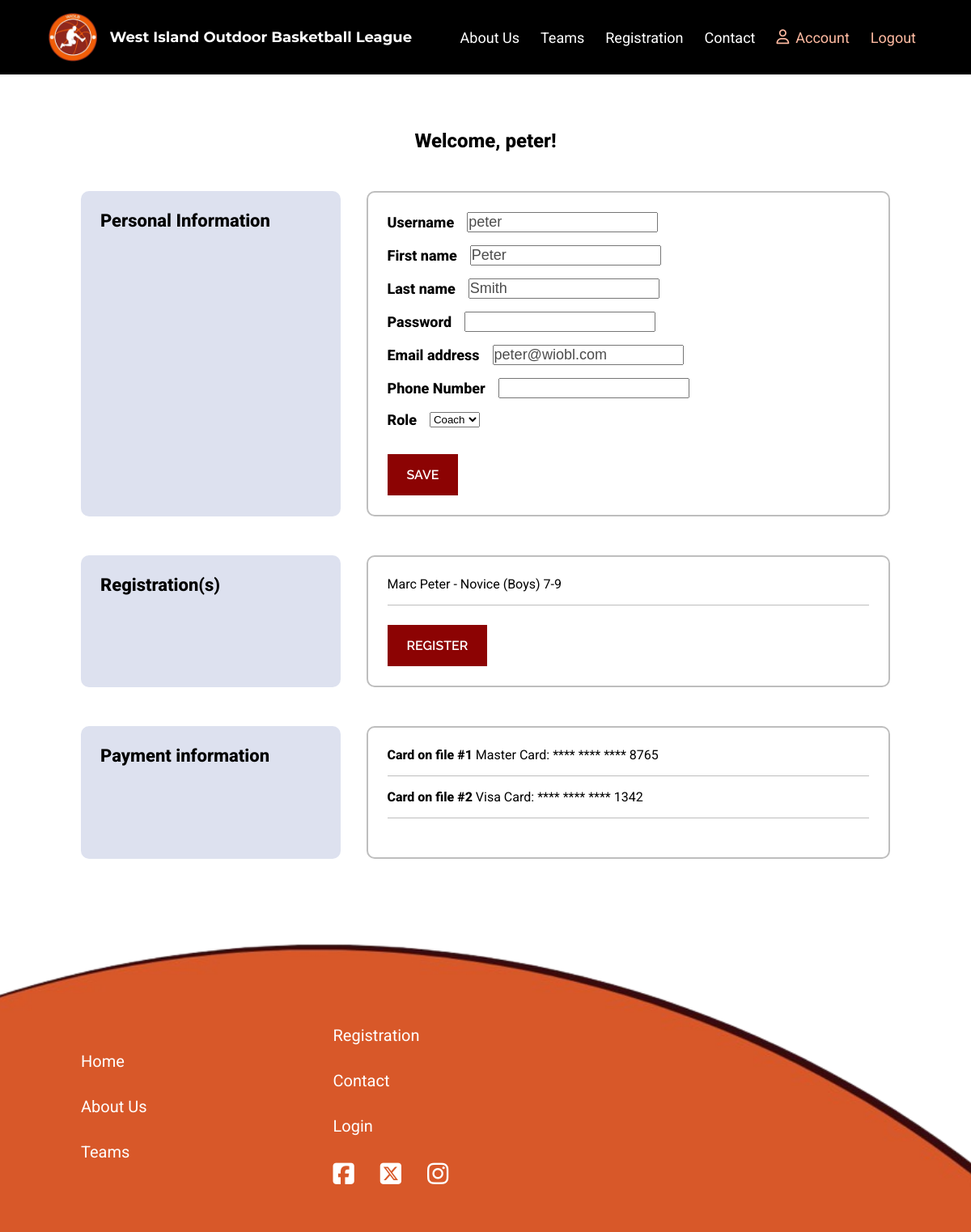
The page /wioblapp/account/4/ (signed in) on the database as committed earlier.
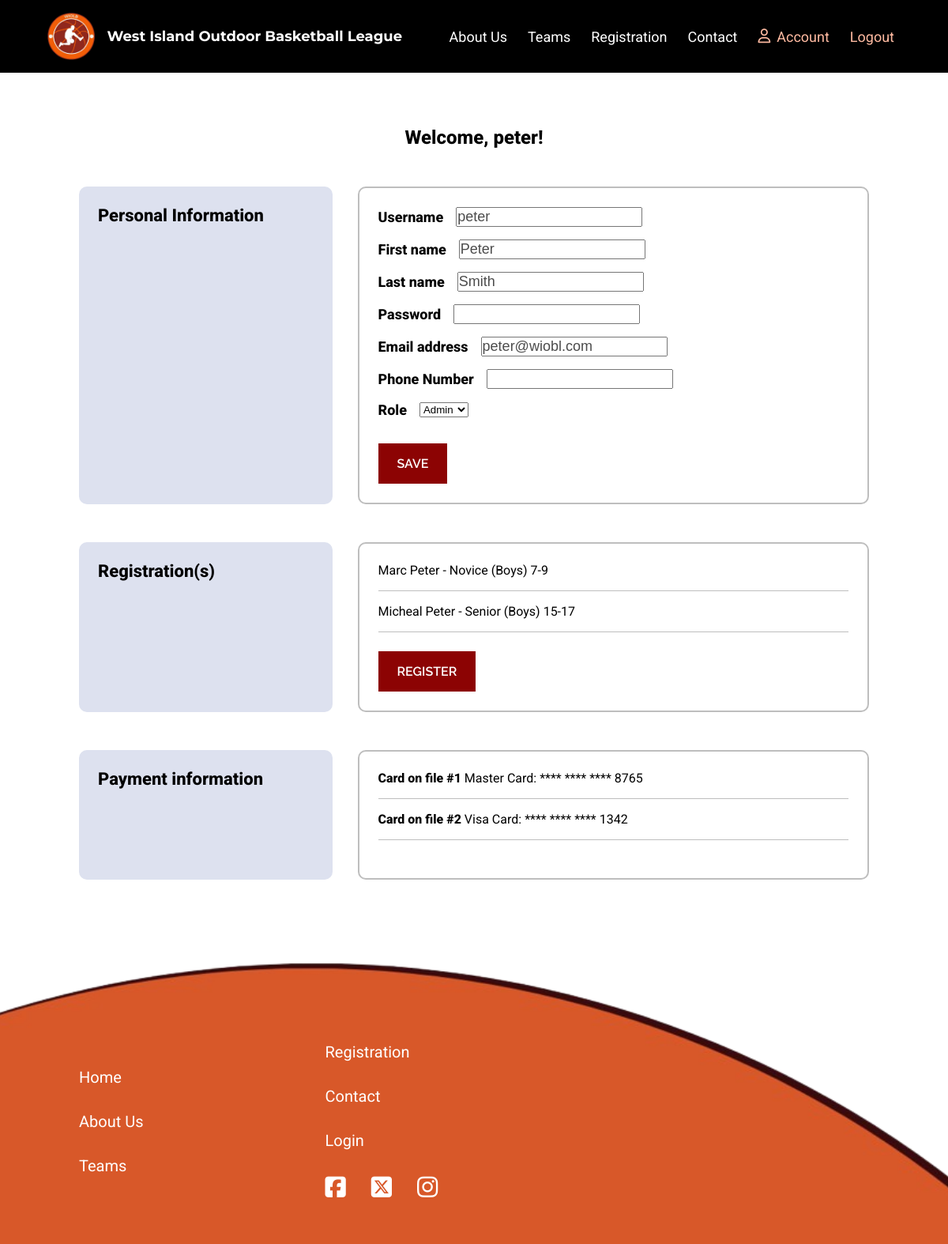
The same page on the database as committed later.
### wioblapp/models.py (models this page shows)
class UserAccount(AbstractUser):
    role = models.ForeignKey(Role, on_delete=models.RESTRICT, related_name="user_accounts", null=True, blank=True)
    bio = models.TextField("Bio", blank=True, null=True)
    phone = models.CharField("Phone Number", max_length=15,  blank=True, null=True)
    def __str__(self):
        return self.username

class Registration(models.Model):
    player = models.ForeignKey(Player, on_delete=models.CASCADE, related_name="registrations")
    reg_type = models.ForeignKey(RegistrationType, on_delete=models.CASCADE, related_name="registrations")
    address = models.CharField("Address", max_length=200)
    email = models.EmailField("Email Adress", max_length=254, blank=True, null=True)
    phone = models.CharField("Phone Number", max_length=15)
    uniform_size = models.CharField("Uniform Size", max_length=3)
    consent = models.BooleanField("Consent", default=False, null=False)
    volunteer = models.BooleanField("Volunteer", default=False)
    date_time = models.DateTimeField("Date", auto_now_add=True)
    message = models.TextField("Special Requests", blank=True, null=True)
    def __str__(self):
        return f"{self.player} - {self.reg_type}"

class Player(models.Model):
    related_account = models.ForeignKey(UserAccount, on_delete=models.CASCADE, related_name="players")
    team_name = models.ForeignKey(Team, on_delete=models.RESTRICT, related_name="players", blank=True, null=True)
    name = models.CharField("Name", max_length=50)
    dob = models.DateField("Date Of Birth")
    gender = models.CharField("Gender", max_length=20, blank=True, null=True)
    def __str__(self):
        return self.name

class RegistrationType(models.Model):
    reg_type = models.CharField("Registration Type", max_length=50, primary_key=True)
    description = models.CharField("Description", max_length=300)
    cost = models.IntegerField("Cost")
    def __str__(self):
        return str(self.reg_type)

### wioblapp/views.py (the view, shortened to what this page needs)
# urls.py: path("account/<int:account_id>/", views.member_account, name="member_account"),
@login_required(login_url="login")
def member_account(request, account_id):
    member = get_object_or_404(UserAccount, pk=account_id)
    players = Player.objects.filter(related_account=account_id)
    registrations = Registration.objects.filter(player__in=players)
    password = member.password
    try:
        player = Player.objects.filter(related_account=account_id).first()
    except Player.DoesNotExist:
        pass
    try:
        registration = Registration.objects.get(player=player)
    except Registration.DoesNotExist:
        pass
    if request.method == "GET":
        account_form = ModifyAccountForm(instance=member)
    context = {
        "account_form": account_form,
        "member": member,
        "players": players,
        "registrations": registrations,
    }
    return render(request, "member_account.html", context)

### wioblapp/forms.py
class ModifyAccountForm(forms.ModelForm):
    password = forms.CharField(label="Password", max_length=20, widget=forms.PasswordInput, required=True)
    phone = forms.CharField(label="Phone Number", required=False)
    class Meta:
        model = UserAccount
        fields = ["username", "first_name", "last_name", "password", "email", "phone", "role"]

### wioblapp/models.py (called while the page is built)
    def __str__(self):
        return self.name

### wioblapp/templates/member_account.html (shortened to what this page needs)
{% extends 'base.html' %}
{% load static %}
{% block content %}
    {% if request.user.is_authenticated %}
        <section class="account-info">
            <div class="container">
                <div class="profile-info">
                    <p>Welcome, {{ request.user }}!</p>
                </div>
                <div class="account-flex">
                    <div class="account-left">
                        <h3>Personal Information</h3>
                    </div>
                    <div class="account-right">
                        <div class="account-content">
                            <form action="{% url 'member_account' request.user.id %}" method="POST">
                                <div class="form">
                                    {% for field in account_form %}
                                        <div class="input-edit">
                                            <label for="{{ field.id_for_label }}">{{ field.label }}</label>
                                            {{ field }}
                                        </div>
                                    {% endfor %}
                                </div>
                                <div class="button-container">
                                    <button name="account_edit" class="action-button button" >Save</button>
                                </div>
                            </form>
                        </div>
                    </div>
                </div>
                <div class="account-flex">
                    <div class="account-left">
                        <h3>Registration(s)</h3>
                    </div>
                    <div class="account-right">
                        <div class=" account-content account-reg">
                            <div>
                                {% if registrations %}
                                <ul>
                                {% for registration in registrations %}
                                    <li>{{ registration }}</li>
                                {% endfor %}
                                </ul>
                                {% else %}
                                    <p>You don't have any registrations</p>
                                {% endif %}
                            </div>
                            <div class="button-container">
                                <a href="{% url 'registration' %}" class="action-button button">Register</a>
                            </div>
                        </div>
                    </div>
                </div>
                <div class="account-flex">
                    <div class="account-left">
                        <h3>Payment information</h3>
                    </div>
                    <div class="account-right">
                        <div class="account-content">
                            <ul>
                                <li><span>Card on file #1</span> Master Card: **** **** **** 8765</li>
                                <li><span>Card on file #2</span> Visa Card: **** **** **** 1342</li>
                            </ul>
                        </div>
                    </div>
                </div>
            </div>
        </section>
    {% endif %}
{% endblock %}

### wioblapp/templates/base.html (shortened to what this page needs)
{% load static %}
<!DOCTYPE html>
<html lang="en">
<head>
    <link rel="stylesheet" href="{% static 'style.css' %}">
    <link rel="stylesheet" href="https://cdnjs.cloudflare.com/ajax/libs/font-awesome/6.7.2/css/all.min.css"
 />
    <link rel="stylesheet" href="https://unpkg.com/leaflet@1.9.4/dist/leaflet.css"
/>
</head>
<body class="{% block body_class %}default-body{% endblock %}">
    <nav class="navbar">
        <div class="nav-container">
            <div class="nav-flex">
                <div class="logo">
                    <a href="{% url 'index' %}">
                        <img src="{% static 'images/logo.png' %}" alt="">
                        <h1>West Island outdoor basketball league</h1>
                    </a>
                </div>
                <div class="menu">
                    <ul class="menu-list" id="menu-list">
                        <li><a href="{% url 'about' %}">About us</a></li>
                        <li><a href="{% url 'teams' %}">Teams</a></li>
                        <li><a href="{% url 'registration' %}">Registration</a></li>
                        <li><a href="#">Contact</a></li>
                        {% if request.user.is_authenticated %}
                            <li>
                                <a class="orange-url account-url" href="{% url 'member_account' request.user.id %}">
                                    <i class="fa-regular fa-user"></i> Account
                                </a>
                            </li>
                            <li><a class="orange-url" href="{% url 'logout' %}">Logout</a></li>
                        {% else %}
                            <li><a class="orange-url" href="{% url 'sign-up' %}">Sign-up</a></li>
                            <li><a class="orange-url" href="{% url 'login' %}">Login</a></li>
                        {% endif %}
                    </ul>
                </div>
            </div>
        </div>
    </nav>
    <div>
        {% block content %}
        {% endblock %}
    </div>
    <footer class="{% block footer_class %}default-footer{% endblock %}">
        <div class="container">
            <div class="footer-flex">
                <ul class="footer-list">
                    <li><a href="{% url 'index' %}">Home</a></li>
                    <li><a href="{% url 'about' %}">About us</a></li>
                    <li><a href="{% url 'teams' %}">Teams</a></li>
                </ul>
                <ul class="footer-list">
                    <li><a href="{% url 'registration' %}">Registration</a></li>
                    <li><a href="#">Contact</a></li>
                    <li><a href="{% url 'login' %}">Login</a></li>
                    <ul class="social-media-icons">
                        <li><a href="#">
                                <i class="fa-brands fa-square-facebook"></i>
                            </a></li>
                        <li><a href="#">
                                <i class="fa-brands fa-square-x-twitter"></i>
                            </a></li>
                        <li><a href="#">
                                <i class="fa-brands fa-instagram"></i>
                            </a></li>
                    </ul>
                </ul>
            </div>
        </div>
    </footer>
</body>
</html>

### wiobl/static/style.css (style rules this page uses)
* { margin: 0; padding: 0; box-sizing: border-box; }
body { font-family: Roboto; }
section { padding: 48px 0; }
h1 { color: #ffffff; text-transform: capitalize; font-family: Montserrat; font-size: 18px; font-weight: 700; }
h3 { font-family: Roboto; font-size: 28px; font-weight: 400; }
.container { max-width: 1000px; width: 90%; margin-right: auto; margin-left: auto; }
.button { display: inline-block; padding: 16px 24px; font-size: 16px; font-weight: 600; font-family: Raleway; text-align: center; text-decoration: none; text-transform: uppercase; transition: background-color 0.3s ease, transform 0.3s ease; border: none; color: #FFFFFF; transition: 0.5s; }
.action-button { background-color: #8C0303; }
.navbar { padding: 16px 0; background-color: #000000; color: #ffffff; position: relative; }
.nav-container { max-width: 1500px; width: 90%; margin-right: auto; margin-left: auto; }
.nav-flex { display: flex; gap: 40px; justify-content: space-between; align-items: center; position: relative; }
.logo a { display: flex; align-items: center; gap: 16px; text-decoration: none; color: white; font-size: 24px; font-weight: bold; }
.logo img { height: 60px; }
.menu-list { list-style: none; display: flex; gap: 10px; align-items: center; justify-content: center; }
.menu a { text-decoration: none; color: white; font-size: 18px; display: block; padding: 4px 8px; border-radius: 3px; transition: 0.5s; text-transform: capitalize; text-align: center; }
.menu-list .orange-url { color: #ffbaa1; }
.menu-list .account-url { display: flex; gap: 8px; align-items: center; justify-content: center; }
footer { padding-top: 110px; padding-bottom: 24px; background-image: url("/static/images/footer-ball.png"); background-position: top; background-size: cover; }
.footer-flex { display: flex; gap: 230px; align-items: center; justify-content: start; }
footer ul { list-style: none; }
.footer-list li { margin-bottom: 32px; }
footer a { color: #ffffff; text-decoration: none; text-transform: capitalize; font-size: 20px; }
.social-media-icons { display: flex; gap: 32px; }
footer i { font-size: 30px; }
.login-form label, input { display: block; }
.account-info .profile-info { text-align: center; margin-bottom: 48px; }
.account-info .profile-info p { font-size: 24px; font-weight: 800; }
.account-info .account-flex { display: flex; gap: 32px; margin-bottom: 48px; }
.account-info .account-left { width: 33%; background-color: #DDE1EF; border-radius: 10px; padding: 24px; }
.account-info .account-right { width: 67%; }
.account-info .account-content { border-radius: 10px; border: 2px solid #bebebe; padding: 24px; }
.account-info .form { margin-bottom: 32px; }
.account-info h3 { font-size: 22px; font-weight: 800; }
.account-info .input-edit { display: flex; align-items: center; gap: 16px; margin-bottom: 16px; }
.account-info label { font-size: 18px; font-weight: 800; }
.account-info input { color: #4c4c4c; font-size: 18px; }
.account-info li { margin-bottom: 16px; padding-bottom: 16px; border-bottom: 1px solid #bebebe; }
.account-info ul { margin-bottom: 24px; list-style: none; }
.account-info span { font-weight: 800; }

Rows that differ between the two databases and show on the page:
changed UserAccount "peter": role "Coach" → "Admin"
added Registration: player+reg_type "Micheal Peter - Senior (Boys) 15-17"
